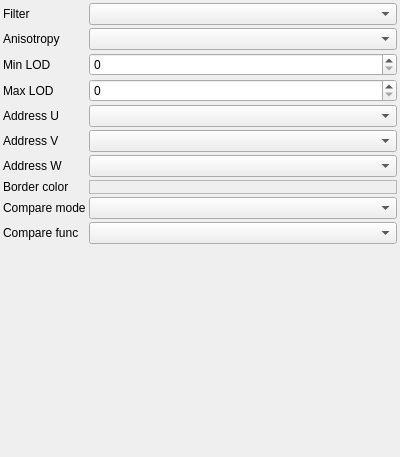
<?xml version="1.0" encoding="UTF-8"?>
<ui version="4.0">
 <class>SamplerEditorProperties</class>
 <widget class="QWidget" name="SamplerEditorProperties">
  <property name="geometry">
   <rect>
    <x>0</x>
    <y>0</y>
    <width>400</width>
    <height>457</height>
   </rect>
  </property>
  <property name="windowTitle">
   <string>Form</string>
  </property>
  <layout class="QGridLayout" name="gridLayout">
   <property name="leftMargin">
    <number>3</number>
   </property>
   <property name="topMargin">
    <number>3</number>
   </property>
   <property name="rightMargin">
    <number>3</number>
   </property>
   <property name="bottomMargin">
    <number>3</number>
   </property>
   <property name="spacing">
    <number>3</number>
   </property>
   <item row="0" column="0">
    <widget class="QLabel" name="label">
     <property name="text">
      <string>Filter</string>
     </property>
    </widget>
   </item>
   <item row="0" column="1">
    <widget class="QComboBox" name="filter"/>
   </item>
   <item row="3" column="0">
    <widget class="QLabel" name="label_4">
     <property name="text">
      <string>Max LOD</string>
     </property>
    </widget>
   </item>
   <item row="2" column="0">
    <widget class="QLabel" name="label_3">
     <property name="text">
      <string>Min LOD</string>
     </property>
    </widget>
   </item>
   <item row="4" column="1">
    <widget class="QComboBox" name="addressU"/>
   </item>
   <item row="2" column="1">
    <widget class="QSpinBox" name="minLOD"/>
   </item>
   <item row="5" column="1">
    <widget class="QComboBox" name="addressV"/>
   </item>
   <item row="1" column="0">
    <widget class="QLabel" name="label_2">
     <property name="text">
      <string>Anisotropy</string>
     </property>
    </widget>
   </item>
   <item row="1" column="1">
    <widget class="QComboBox" name="anisotropy"/>
   </item>
   <item row="3" column="1">
    <widget class="QSpinBox" name="maxLOD"/>
   </item>
   <item row="4" column="0">
    <widget class="QLabel" name="label_5">
     <property name="text">
      <string>Address U</string>
     </property>
    </widget>
   </item>
   <item row="5" column="0">
    <widget class="QLabel" name="label_6">
     <property name="text">
      <string>Address V</string>
     </property>
    </widget>
   </item>
   <item row="6" column="0">
    <widget class="QLabel" name="label_7">
     <property name="text">
      <string>Address W</string>
     </property>
    </widget>
   </item>
   <item row="8" column="0">
    <widget class="QLabel" name="label_9">
     <property name="text">
      <string>Compare mode</string>
     </property>
    </widget>
   </item>
   <item row="6" column="1">
    <widget class="QComboBox" name="addressW"/>
   </item>
   <item row="8" column="1">
    <widget class="QComboBox" name="compareMode"/>
   </item>
   <item row="10" column="0">
    <spacer name="verticalSpacer">
     <property name="orientation">
      <enum>Qt::Vertical</enum>
     </property>
     <property name="sizeHint" stdset="0">
      <size>
       <width>20</width>
       <height>225</height>
      </size>
     </property>
    </spacer>
   </item>
   <item row="7" column="0">
    <widget class="QLabel" name="label_8">
     <property name="text">
      <string>Border color</string>
     </property>
    </widget>
   </item>
   <item row="7" column="1">
    <widget class="QFrame" name="frame">
     <property name="frameShape">
      <enum>QFrame::StyledPanel</enum>
     </property>
     <property name="frameShadow">
      <enum>QFrame::Sunken</enum>
     </property>
    </widget>
   </item>
   <item row="9" column="1">
    <widget class="QComboBox" name="compareFunc"/>
   </item>
   <item row="9" column="0">
    <widget class="QLabel" name="label_10">
     <property name="sizePolicy">
      <sizepolicy hsizetype="Maximum" vsizetype="Preferred">
       <horstretch>0</horstretch>
       <verstretch>0</verstretch>
      </sizepolicy>
     </property>
     <property name="text">
      <string>Compare func</string>
     </property>
    </widget>
   </item>
  </layout>
 </widget>
 <resources/>
 <connections/>
</ui>
